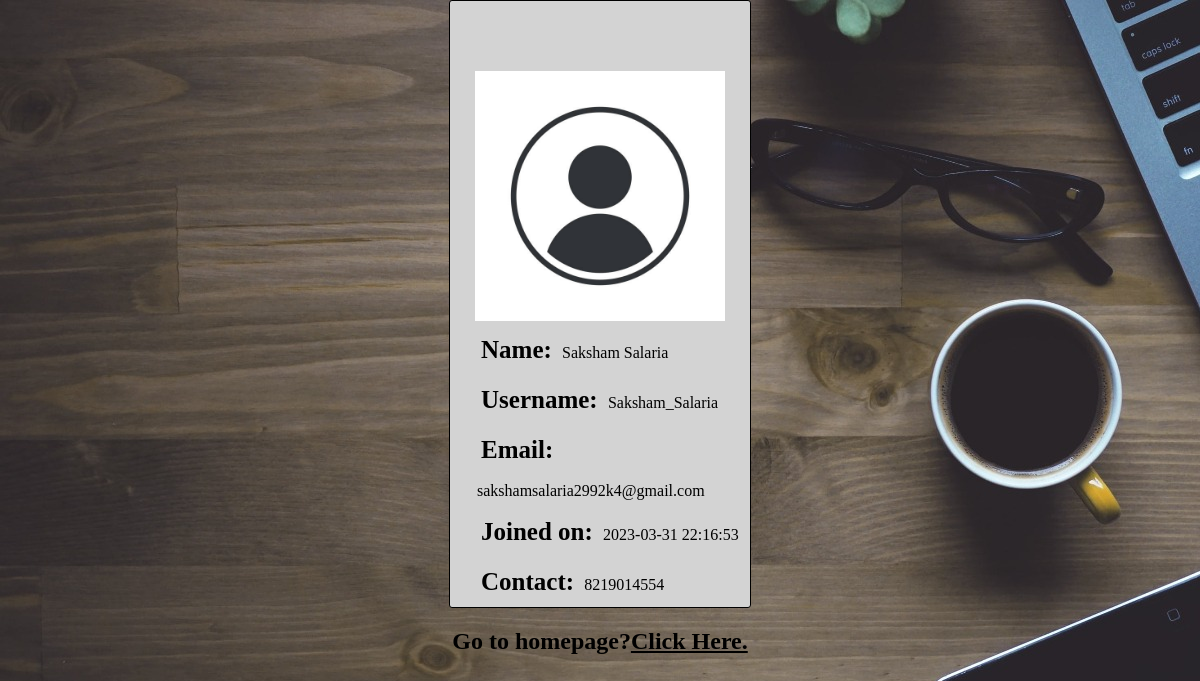
Page /profile.php (signed in) on the committed database.
### tables this page shows
CREATE TABLE `data_of_kbh` (
  `S.No.` int(4) NOT NULL,
  `Name` varchar(100) NOT NULL,
  `Mobile_Number` bigint(11) NOT NULL,
  `Username` varchar(100) NOT NULL,
  `Email_ID` varchar(100) NOT NULL,
  `Password` varchar(100) NOT NULL,
  `Confirm_Password` varchar(100) NOT NULL,
  `dt` datetime NOT NULL DEFAULT current_timestamp()
);

### profile.php (the view, shortened to what this page needs)
<?php
include 'connect.php';
$Username = $_SESSION['Username'];
$sql = "Select * from `kbh_data`.`data_of_kbh` where Username='$Username'";
$result = mysqli_query($con, $sql);
if($res = mysqli_fetch_array($result)){
    $Name=$res['Name'];
    $Email= $res['Email_ID'];
    $phone= $res['Mobile_Number'];
    $Joined = $res['dt'];
}
?>
<!DOCTYPE html>
<html lang="en">
<head>
    <link rel="stylesheet" href="style1.css">
</head>
<body style="text-align: center;">
    <div class="container" >
    <div class="profile" >
        <img src="istockphoto-1300845620-612x612.jpg" height="250px">
        <div class="desc">
        <span>Name: </span><?php echo $Name; ?><br>
        <span>Username: </span><?php echo $_SESSION['Username']; ?><br>
        <span>Email: </span><?php echo $Email; ?><br>
        <span>Joined on: </span><?php echo $Joined; ?><br>
        <span>Contact: </span><?php echo $phone; ?>
        </div>
    </div>
    </div>
    <h2>Go to homepage?<a href="index1.php">Click Here.</a></h2>
</body>
</html>

### style1.css (style rules this page uses)
body { margin: 0; text-align: center; }
.container { background-color: lightgrey; padding-top: 5%; }
a { color:black; }

### profile.php (style rules this page uses)
.profile { margin-top:10px; }
span { font-weight: bolder; font-size: 25px; padding: 0.25rem; }
.desc { text-align: left; margin-left: 27px; line-height: 2; }
.container { width: 300px; margin:auto; border: 1px solid black; border-radius:3px; }
body { margin-top:80px; background: url(./profile.jpg); }

### rows in the picture
data_of_kbh: Name "Saksham Salaria", Email_ID "sakshamsalaria2992k4@gmail.com", dt "2023-03-31 22:16:53", Mobile_Number "8219014554"

### other values in the picture
$_SESSION['Username'] "Saksham_Salaria"
